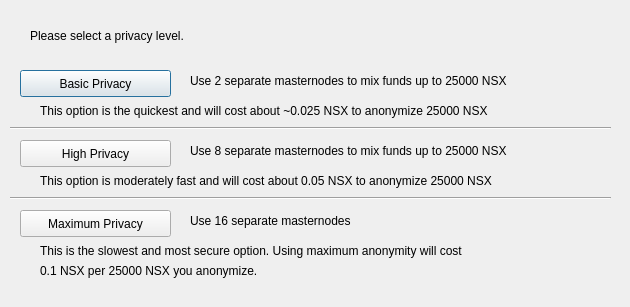
<?xml version="1.0" encoding="UTF-8"?>
<ui version="4.0">
 <class>DarksendConfig</class>
 <widget class="QDialog" name="DarksendConfig">
  <property name="geometry">
   <rect>
    <x>0</x>
    <y>0</y>
    <width>630</width>
    <height>307</height>
   </rect>
  </property>
  <property name="windowTitle">
   <string>Configure PrivateSend</string>
  </property>
  <widget class="QPushButton" name="buttonBasic">
   <property name="geometry">
    <rect>
     <x>20</x>
     <y>70</y>
     <width>151</width>
     <height>27</height>
    </rect>
   </property>
   <property name="text">
    <string>Basic Privacy</string>
   </property>
  </widget>
  <widget class="QPushButton" name="buttonHigh">
   <property name="geometry">
    <rect>
     <x>20</x>
     <y>140</y>
     <width>151</width>
     <height>27</height>
    </rect>
   </property>
   <property name="text">
    <string>High Privacy</string>
   </property>
  </widget>
  <widget class="QPushButton" name="buttonMax">
   <property name="geometry">
    <rect>
     <x>20</x>
     <y>210</y>
     <width>151</width>
     <height>27</height>
    </rect>
   </property>
   <property name="text">
    <string>Maximum Privacy</string>
   </property>
  </widget>
  <widget class="QLabel" name="label">
   <property name="geometry">
    <rect>
     <x>30</x>
     <y>20</y>
     <width>571</width>
     <height>31</height>
    </rect>
   </property>
   <property name="text">
    <string>Please select a privacy level.</string>
   </property>
  </widget>
  <widget class="QLabel" name="label_2">
   <property name="geometry">
    <rect>
     <x>190</x>
     <y>70</y>
     <width>421</width>
     <height>21</height>
    </rect>
   </property>
   <property name="text">
    <string>Use 2 separate masternodes to mix funds up to 25000 NSX</string>
   </property>
  </widget>
  <widget class="QLabel" name="label_3">
   <property name="geometry">
    <rect>
     <x>190</x>
     <y>140</y>
     <width>411</width>
     <height>21</height>
    </rect>
   </property>
   <property name="text">
    <string>Use 8 separate masternodes to mix funds up to 25000 NSX</string>
   </property>
  </widget>
  <widget class="QLabel" name="label_4">
   <property name="geometry">
    <rect>
     <x>190</x>
     <y>210</y>
     <width>421</width>
     <height>21</height>
    </rect>
   </property>
   <property name="text">
    <string>Use 16 separate masternodes</string>
   </property>
  </widget>
  <widget class="QLabel" name="label_6">
   <property name="geometry">
    <rect>
     <x>40</x>
     <y>100</y>
     <width>561</width>
     <height>21</height>
    </rect>
   </property>
   <property name="text">
    <string>This option is the quickest and will cost about ~0.025 NSX to anonymize 25000 NSX</string>
   </property>
  </widget>
  <widget class="QLabel" name="label_7">
   <property name="geometry">
    <rect>
     <x>40</x>
     <y>170</y>
     <width>561</width>
     <height>21</height>
    </rect>
   </property>
   <property name="text">
    <string>This option is moderately fast and will cost about 0.05 NSX to anonymize 25000 NSX</string>
   </property>
  </widget>
  <widget class="QLabel" name="label_8">
   <property name="geometry">
    <rect>
     <x>40</x>
     <y>240</y>
     <width>561</width>
     <height>21</height>
    </rect>
   </property>
   <property name="text">
    <string>This is the slowest and most secure option. Using maximum anonymity will cost</string>
   </property>
  </widget>
  <widget class="QLabel" name="label_9">
   <property name="geometry">
    <rect>
     <x>40</x>
     <y>260</y>
     <width>561</width>
     <height>21</height>
    </rect>
   </property>
   <property name="text">
    <string>0.1 NSX per 25000 NSX you anonymize.</string>
   </property>
  </widget>
  <widget class="Line" name="line">
   <property name="geometry">
    <rect>
     <x>10</x>
     <y>120</y>
     <width>601</width>
     <height>16</height>
    </rect>
   </property>
   <property name="orientation">
    <enum>Qt::Horizontal</enum>
   </property>
  </widget>
  <widget class="Line" name="line_2">
   <property name="geometry">
    <rect>
     <x>10</x>
     <y>190</y>
     <width>601</width>
     <height>16</height>
    </rect>
   </property>
   <property name="orientation">
    <enum>Qt::Horizontal</enum>
   </property>
  </widget>
 </widget>
 <resources/>
 <connections/>
</ui>
